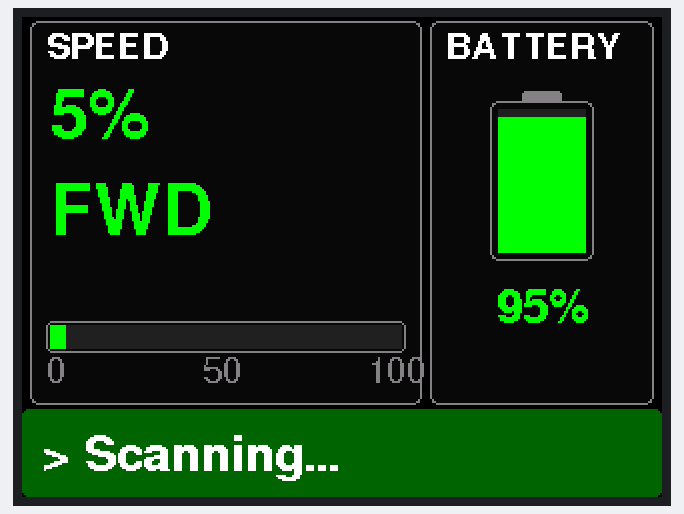
Recording of a sketch running on a simulated ESP32. On the bench: 320×240 colour display. What the sketch prints to the serial monitor is not drawn.

Above: at 0.52 s.
At 4.12 s:
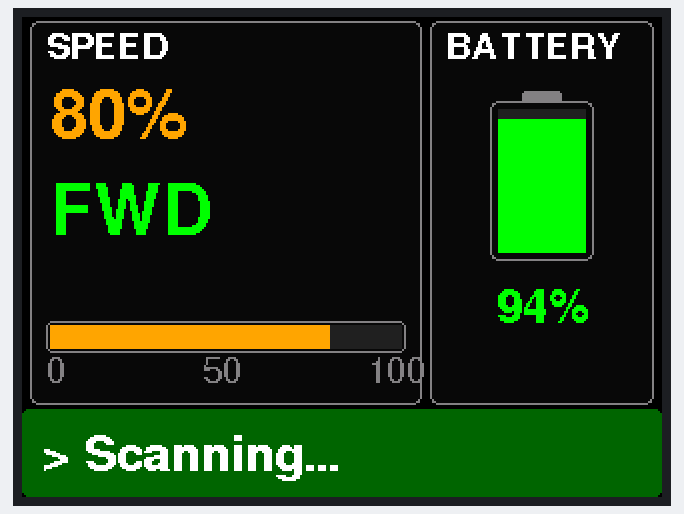
At 5.3 s:
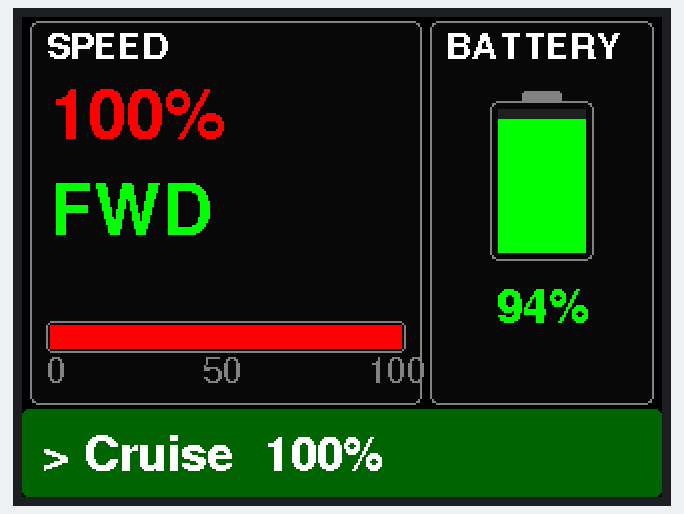
At 11.03 s:
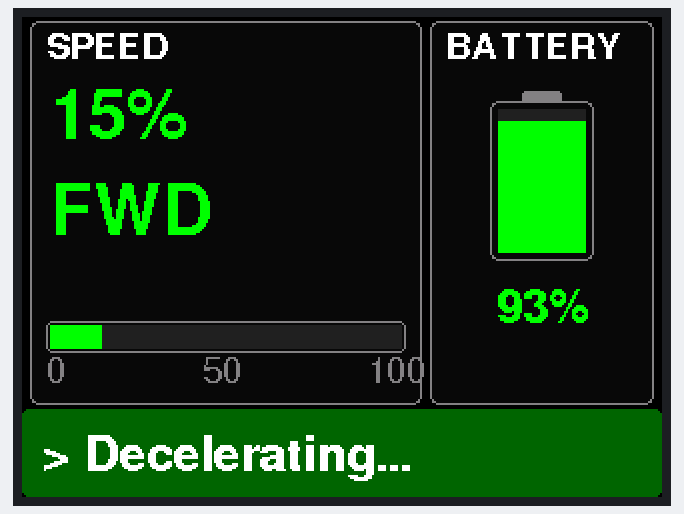
At 16.7 s:
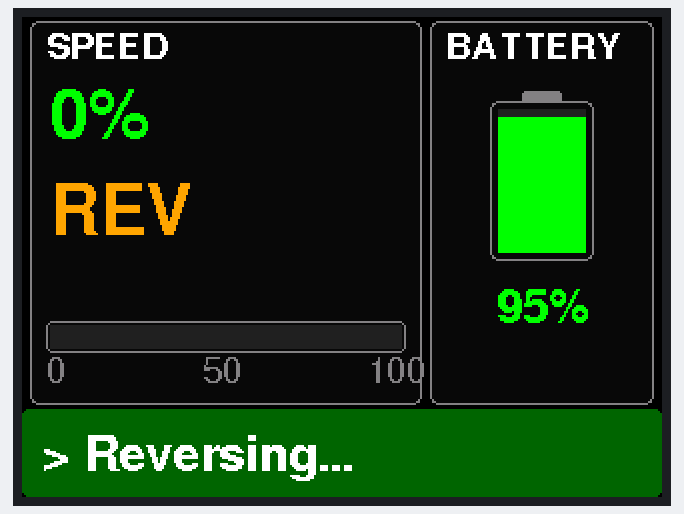
At 29.3 s:
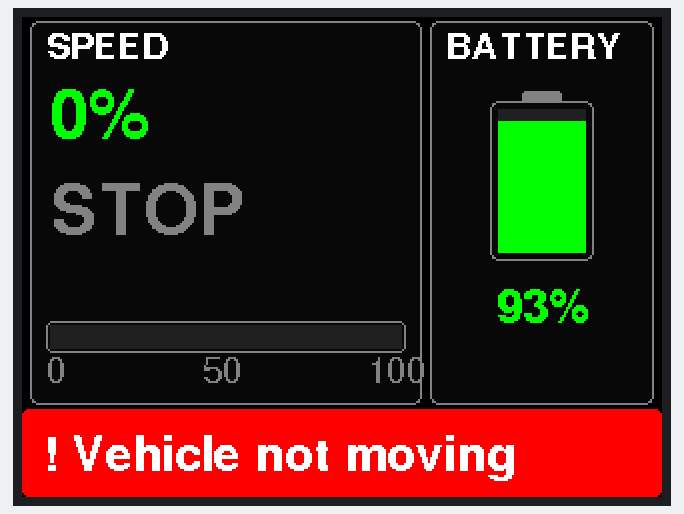

The sketch:

trial.ino
```cpp
// ============================================================
//  Metal Scanner — Main Robot Controller
// ============================================================

#include "ScannerDisplay.h"

// Set to 1 to simulate movement/battery drain without real hardware
#define DUMMY_MODE 1

#if DUMMY_MODE
  #define DUMMY_STEP_MS 120
  #include "dummy_data.h"
#endif

// 1. Create the display object and your data struct
ScannerDisplay display;
VehicleData vehicle = { 0.0f, 100, ST_OK, "Initialising...", 0 };

// ============================================================
//  SETUP
// ============================================================
void setup() {
  Serial.begin(115200);
  Serial.println("[SCANNER] Booting...");

  // Initialize the TFT screen and draw the static UI frames
  display.begin();

  Serial.println("[SCANNER] Ready.");
}

// ============================================================
//  LOOP
// ============================================================
void loop() {
  uint32_t now = millis();

  // ---------------------------------------------------
  // PART A: GET YOUR ROBOT DATA
  // ---------------------------------------------------
  #if DUMMY_MODE
    Dummy::step(vehicle, now);
  #else
    // *** REAL HARDWARE ***
    // Example:
    // vehicle.speed     = readSpeedSensorPercent();
    // vehicle.battery   = readBatteryADC();
    // vehicle.direction = readDirectionSwitch();
    // vehicle.status    = checkErrors();
    // strncpy(vehicle.msg, "Cruising...", sizeof(vehicle.msg));
  #endif

  // ---------------------------------------------------
  // PART B: SEND IT TO THE DISPLAY
  // ---------------------------------------------------
  display.update(vehicle);
}
```

ScannerDisplay.cpp
```cpp
#include "ScannerDisplay.h"

// --- Screen & Layout Constants (Hidden from the user) ---
#define SCREEN_W          320
#define SCREEN_H          240
#define SCREEN_ROTATION   2

#define HDR_H             0
#define STS_H             44
#define CONTENT_Y         2
#define CONTENT_H         (SCREEN_H - STS_H - 4)

// Speed panel (left)
#define SP_X              4
#define SP_Y              CONTENT_Y
#define SP_W              196
#define SP_H              CONTENT_H

// Battery panel (right)
#define BP_X              204
#define BP_Y              CONTENT_Y
#define BP_W              112
#define BP_H              CONTENT_H

// Speed Bar geometry
#define BAR_X             (SP_X + 8)
#define BAR_Y             (SP_Y + SP_H - 42)
#define BAR_W             (SP_W - 16)
#define BAR_H             16

// Battery Icon geometry
#define ICON_W            52
#define ICON_H            80
#define NUB_W             20
#define NUB_H             6
#define ICON_X            (BP_X + (BP_W - ICON_W) / 2)
#define ICON_Y            (BP_Y + 40)


ScannerDisplay::ScannerDisplay() : _tft(SCREEN_W, SCREEN_H) {
  _lastUiUpdate = 0;
  _prevSpeed    = -1.0f;
  _prevDir      = -99;
  _prevBatt     = -1;
  _prevStatus   = 255;
  _prevMsg[0]   = '\0';
}

void ScannerDisplay::begin() {
  _tft.init();
  _tft.setRotation(SCREEN_ROTATION);
  _tft.fillScreen(COL_BG);
  drawStaticFrames();
}

void ScannerDisplay::update(const VehicleData &data) {
  uint32_t now = millis();
  if (now - _lastUiUpdate >= UI_REFRESH_MS) {
    _lastUiUpdate = now;
    updateSpeedometer(data.speed, data.direction);
    updateBattery(data.battery);
    updateStatusBar(data.status, data.msg);
  }
}

void ScannerDisplay::drawStaticFrames() {
  // --- Speedometer Frame ---
  _tft.fillRoundRect(SP_X, SP_Y, SP_W, SP_H, 4, COL_PANEL);
  _tft.drawRoundRect(SP_X, SP_Y, SP_W, SP_H, 4, COL_DIM);

  _tft.setTextColor(COL_TEXT, COL_PANEL);
  _tft.setFreeFont(&FreeSansBold9pt7b);
  _tft.setCursor(SP_X + 8, SP_Y + 18);
  _tft.print("SPEED");

  _tft.drawRoundRect(BAR_X, BAR_Y, BAR_W, BAR_H, 3, COL_DIM);

  _tft.setFreeFont(&FreeSans9pt7b);
  _tft.setTextColor(COL_DIM, COL_PANEL);
  _tft.setCursor(BAR_X, BAR_Y + BAR_H + 14);
  _tft.print("0");
  char buf[8];
  snprintf(buf, sizeof(buf), "%d", (int)(SPEED_MAX / 2));
  _tft.setCursor(BAR_X + BAR_W / 2 - 12, BAR_Y + BAR_H + 14);
  _tft.print(buf);
  snprintf(buf, sizeof(buf), "%d", (int)SPEED_MAX);
  _tft.setCursor(BAR_X + BAR_W - 20, BAR_Y + BAR_H + 14);
  _tft.print(buf);
  _tft.setFreeFont(NULL);

  // --- Battery Frame ---
  _tft.fillRoundRect(BP_X, BP_Y, BP_W, BP_H, 4, COL_PANEL);
  _tft.drawRoundRect(BP_X, BP_Y, BP_W, BP_H, 4, COL_DIM);

  _tft.setTextColor(COL_TEXT, COL_PANEL);
  _tft.setFreeFont(&FreeSansBold9pt7b);
  _tft.setCursor(BP_X + 8, BP_Y + 18);
  _tft.print("BATTERY");
  _tft.setFreeFont(NULL);

  int nubX = ICON_X + (ICON_W - NUB_W) / 2;
  _tft.fillRoundRect(nubX, ICON_Y - NUB_H + 1, NUB_W, NUB_H, 2, COL_DIM);
  _tft.drawRoundRect(ICON_X, ICON_Y, ICON_W, ICON_H, 4, COL_DIM);

  // Reset trackers
  _prevSpeed  = -1.0f;
  _prevDir    = -99;
  _prevBatt   = -1;
  _prevStatus = 255;
}

uint16_t ScannerDisplay::getSpeedColor(float s) {
  if (s >= SPEED_MAX - 0.5f) return COL_DANGER;
  if (s >= SPEED_CRIT)       return COL_DANGER;
  if (s >= SPEED_WARN)       return COL_WARN;
  return COL_GOOD;
}

void ScannerDisplay::updateSpeedometer(float speed, int8_t dir) {
  speed = constrain(speed, 0.0f, SPEED_MAX);

  if (abs(speed - _prevSpeed) >= 0.05f) {
    _prevSpeed = speed;
    uint16_t col = getSpeedColor(speed);

    int vx = SP_X + 10, vy = SP_Y + 24;
    _tft.fillRect(vx, vy, 106, 44, COL_PANEL);
    _tft.setTextColor(col, COL_PANEL);
    _tft.setFreeFont(&FreeSansBold18pt7b);
    char buf[12];
    snprintf(buf, sizeof(buf), "%d%%", (int)speed);
    _tft.setCursor(vx, vy + 34);
    _tft.print(buf);

    int inner = BAR_W - 4;
    int fill  = (int)((speed / SPEED_MAX) * inner);
    fill = constrain(fill, 0, inner);
    _tft.fillRect(BAR_X + 2, BAR_Y + 2, inner, BAR_H - 4, COL_BAR_BG);
    if (fill > 0) {
      _tft.fillRect(BAR_X + 2, BAR_Y + 2, fill, BAR_H - 4, col);
    }
  }

  if (dir != _prevDir) {
    _prevDir = dir;
    int dx = SP_X + 10;
    int dy = SP_Y + 74;
    _tft.fillRect(dx, dy, 150, 40, COL_PANEL);
    _tft.setFreeFont(&FreeSansBold18pt7b);
    if (dir == 1) {
      _tft.setTextColor(COL_GOOD, COL_PANEL);
      _tft.setCursor(dx, dy + 32);
      _tft.print("FWD");
    } else if (dir == -1) {
      _tft.setTextColor(COL_WARN, COL_PANEL);
      _tft.setCursor(dx, dy + 32);
      _tft.print("REV");
    } else {
      _tft.setTextColor(COL_DIM, COL_PANEL);
      _tft.setCursor(dx, dy + 32);
      _tft.print("STOP");
    }
  }
  _tft.setFreeFont(NULL);
}

uint16_t ScannerDisplay::getBatteryColor(int pct) {
  if (pct <= BATT_CRIT) return COL_DANGER;
  if (pct <= BATT_WARN) return COL_WARN;
  return COL_GOOD;
}

void ScannerDisplay::updateBattery(int pct) {
  pct = constrain(pct, 0, 100);
  if (pct == _prevBatt) return;
  _prevBatt = pct;

  uint16_t col = getBatteryColor(pct);

  int pad   = 4;
  int innerW = ICON_W - pad * 2;
  int innerH = ICON_H - pad * 2;
  int fillH  = (int)((pct / 100.0f) * innerH);
  fillH = constrain(fillH, 0, innerH);

  _tft.fillRect(ICON_X + pad, ICON_Y + pad, innerW, innerH, COL_BAR_BG);
  if (fillH > 0) {
    _tft.fillRect(ICON_X + pad,
                  ICON_Y + pad + (innerH - fillH),
                  innerW, fillH, col);
  }

  int txtY = ICON_Y + ICON_H + 8;
  _tft.fillRect(BP_X + 8, txtY, BP_W - 16, 30, COL_PANEL);
  _tft.setTextColor(col, COL_PANEL);
  _tft.setFreeFont(&FreeSansBold12pt7b);
  char buf[8];
  snprintf(buf, sizeof(buf), "%d%%", pct);
  int tw = _tft.textWidth(buf);
  _tft.setCursor(BP_X + (BP_W - tw) / 2, txtY + 22);
  _tft.print(buf);

  _tft.setFreeFont(NULL);
}

uint16_t ScannerDisplay::getStatusBgColor(uint8_t st) {
  switch (st) {
    case ST_WARN:  return COL_DANGER;
    case ST_ERROR: return COL_DANGER;
    default:       return 0x0320;
  }
}

void ScannerDisplay::updateStatusBar(uint8_t st, const char *msg) {
  if (st == _prevStatus && strcmp(msg, _prevMsg) == 0) return;
  _prevStatus = st;
  strncpy(_prevMsg, msg, sizeof(_prevMsg) - 1);
  _prevMsg[sizeof(_prevMsg) - 1] = '\0';

  int barY = SCREEN_H - STS_H;
  uint16_t bg = getStatusBgColor(st);

  _tft.fillRoundRect(0, barY, SCREEN_W, STS_H, 3, bg);

  _tft.setTextColor(COL_TEXT, bg);
  _tft.setFreeFont(&FreeSansBold12pt7b);
  _tft.setCursor(10, barY + 30);
  if (st == ST_ERROR)      _tft.print("X ");
  else if (st == ST_WARN)  _tft.print("! ");
  else                     _tft.print("> ");

  _tft.print(msg);
  _tft.setFreeFont(NULL);
}
```

ScannerDisplay.h
```cpp
// ============================================================
//  ScannerDisplay.h — Modular UI for Metal Scanner Robot
// ============================================================
#ifndef SCANNER_DISPLAY_H
#define SCANNER_DISPLAY_H

#include <TFT_eSPI.h>
#include <SPI.h>

// --- Speed Thresholds (%) ---
#define SPEED_MAX         100.0f
#define SPEED_WARN        75.0f
#define SPEED_CRIT        90.0f
#define SPEED_IDLE        2.0f

// --- Battery Thresholds (%) ---
#define BATT_WARN         30
#define BATT_CRIT         15

// --- Colour Palette (RGB565) ---
#define COL_BG            0x0000  // Black
#define COL_HEADER        0x10A2  // Dark slate
#define COL_PANEL         0x0841  // Panel fill
#define COL_TEXT          0xFFFF  // White
#define COL_DIM           0x8410  // Grey
#define COL_ACCENT        0x07FF  // Cyan
#define COL_GOOD          0x07E0  // Green
#define COL_WARN          0xFD20  // Orange
#define COL_DANGER        0xF800  // Red
#define COL_BAR_BG        0x2104  // Bar track

// --- Status Codes ---
#define ST_OK             0
#define ST_WARN           1
#define ST_ERROR          2

// --- Timing ---
#define UI_REFRESH_MS     150

// ============================================================
//  Vehicle Data Contract
// ============================================================
struct VehicleData {
  float    speed;            // %
  int      battery;          // 0-100 %
  uint8_t  status;           // ST_OK / ST_WARN / ST_ERROR
  char     msg[36];          // Status message string
  int8_t   direction;        // 1 = FWD, -1 = REV, 0 = STOP
};

// ============================================================
//  Display Class
// ============================================================
class ScannerDisplay {
public:
  ScannerDisplay();

  // Initializes the TFT and draws the static UI frames
  void begin();

  // Updates the display with new data (handles refresh rate automatically)
  void update(const VehicleData &data);

private:
  TFT_eSPI _tft;
  uint32_t _lastUiUpdate;

  // Internal state tracking for delta-redraws
  float   _prevSpeed;
  int8_t  _prevDir;
  int     _prevBatt;
  uint8_t _prevStatus;
  char    _prevMsg[36];

  // Helper drawing methods
  void drawStaticFrames();
  void updateSpeedometer(float speed, int8_t dir);
  void updateBattery(int pct);
  void updateStatusBar(uint8_t st, const char *msg);

  // Colour utilities
  uint16_t getSpeedColor(float s);
  uint16_t getBatteryColor(int pct);
  uint16_t getStatusBgColor(uint8_t st);
};

#endif // SCANNER_DISPLAY_H
```

dummy_data.h
```cpp
// ============================================================
//  dummy_data.h — Simulated Vehicle Data for Bench Testing
//  Cycles through realistic scenarios so you can verify the
//  display without connecting the real vehicle.
//
//  Scenarios (loops automatically):
//    1. Accelerate  0 → SPEED_MAX
//    2. Cruise at max for a moment
//    3. Decelerate back to 0
//    4. "Vehicle not moving" warning
//    5. "Unknown error occurred" error
//    6. Recovery back to normal
// ============================================================
#ifndef DUMMY_DATA_H
#define DUMMY_DATA_H

#include "ScannerDisplay.h"

namespace Dummy {

  // Scenario phases
  enum Phase : uint8_t {
    ACCEL,      // speed ramps up
    CRUISE,     // hold max
    DECEL,      // speed ramps down
    IDLE_WARN,  // stopped warning
    ERROR_SIM,  // error state
    RECOVER,    // back to normal
    PHASE_COUNT
  };

  static Phase    _phase    = ACCEL;
  static float    _speed    = 0.0f;
  static int      _batt     = 95;
  static uint32_t _lastStep = 0;
  static uint16_t _ticks    = 0;      // ticks inside current phase

  // How many ticks each phase lasts (at DUMMY_STEP_MS intervals)
  static const uint16_t PHASE_LEN[] = {
    40,   // ACCEL   ~4.8 s
    15,   // CRUISE  ~1.8 s
    40,   // DECEL   ~4.8 s
    20,   // IDLE    ~2.4 s
    20,   // ERROR   ~2.4 s
    10    // RECOVER ~1.2 s
  };

  static void nextPhase() {
    _phase = (Phase)(((int)_phase + 1) % PHASE_COUNT);
    _ticks = 0;
  }

  // Call every loop iteration; fills `data` with simulated values
  void step(VehicleData &data, uint32_t now) {
    if (now - _lastStep < DUMMY_STEP_MS) {
      // Just return current state
      data.speed   = _speed;
      data.battery = _batt;
      return;
    }
    _lastStep = now;
    _ticks++;

    // Drain battery slowly
    if (_ticks % 30 == 0 && _batt > 5) _batt--;

    switch (_phase) {
      case ACCEL:
        _speed += SPEED_MAX / (float)PHASE_LEN[ACCEL];
        if (_speed > SPEED_MAX) _speed = SPEED_MAX;
        data.status = ST_OK;
        data.direction = 1;
        snprintf(data.msg, sizeof(data.msg), "Scanning...");
        break;

      case CRUISE:
        _speed = SPEED_MAX;
        data.status = ST_OK;
        data.direction = 1;
        snprintf(data.msg, sizeof(data.msg), "Cruise  %.0f%%", _speed);
        break;

      case DECEL:
        _speed -= SPEED_MAX / (float)PHASE_LEN[DECEL];
        if (_speed < 0) _speed = 0;
        data.status = ST_OK;
        data.direction = 1;
        snprintf(data.msg, sizeof(data.msg), "Decelerating...");
        break;

      case IDLE_WARN:
        _speed = 0;
        data.status = ST_WARN;
        data.direction = 0;
        snprintf(data.msg, sizeof(data.msg), "Vehicle not moving");
        break;

      case ERROR_SIM:
        _speed = 0;
        data.status = ST_ERROR;
        data.direction = 0;
        snprintf(data.msg, sizeof(data.msg), "Unknown error occurred");
        break;

      case RECOVER:
        _speed = 0;
        _batt  = 95;            // "battery swapped"
        data.status = ST_OK;
        data.direction = -1;    // show reverse for testing
        snprintf(data.msg, sizeof(data.msg), "Reversing...");
        break;
    }

    data.speed   = _speed;
    data.battery = _batt;

    if (_ticks >= PHASE_LEN[_phase]) nextPhase();
  }

} // namespace Dummy

#endif // DUMMY_DATA_H
```

Measured:
- what the display in image 2 shows lasts 1.8 s, from 5.3 s to 7.1 s
- what the display in image 4 shows lasts 1.2 s, from 16.7 s to 17.9 s
- what the display in image 5 shows lasts 2.4 s, from 29.3 s to 31.7 s
